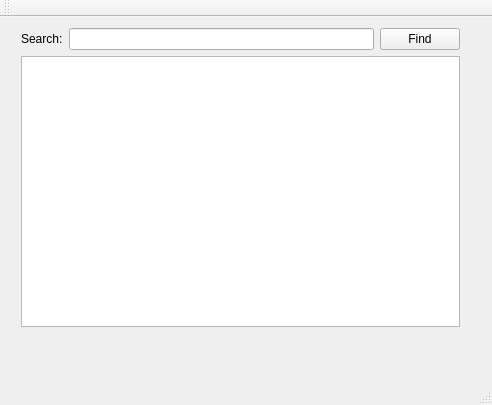
<?xml version="1.0" encoding="UTF-8"?>
<ui version="4.0">
 <class>MainWindow</class>
 <widget class="QMainWindow" name="MainWindow">
  <property name="geometry">
   <rect>
    <x>0</x>
    <y>0</y>
    <width>492</width>
    <height>405</height>
   </rect>
  </property>
  <property name="windowTitle">
   <string>MainWindow</string>
  </property>
  <widget class="QWidget" name="centralWidget">
   <widget class="QWidget" name="">
    <property name="geometry">
     <rect>
      <x>10</x>
      <y>0</y>
      <width>461</width>
      <height>321</height>
     </rect>
    </property>
    <layout class="QVBoxLayout" name="verticalLayout">
     <item>
      <layout class="QHBoxLayout" name="horizontalLayout">
       <item>
        <widget class="QLabel" name="label">
         <property name="text">
          <string>Search:</string>
         </property>
        </widget>
       </item>
       <item>
        <widget class="QLineEdit" name="lineEdit"/>
       </item>
       <item>
        <widget class="QPushButton" name="findButton">
         <property name="text">
          <string>Find</string>
         </property>
        </widget>
       </item>
      </layout>
     </item>
     <item>
      <widget class="QTextEdit" name="textEdit"/>
     </item>
    </layout>
   </widget>
  </widget>
  <widget class="QMenuBar" name="menuBar">
   <property name="geometry">
    <rect>
     <x>0</x>
     <y>0</y>
     <width>492</width>
     <height>28</height>
    </rect>
   </property>
  </widget>
  <widget class="QToolBar" name="mainToolBar">
   <attribute name="toolBarArea">
    <enum>TopToolBarArea</enum>
   </attribute>
   <attribute name="toolBarBreak">
    <bool>false</bool>
   </attribute>
  </widget>
  <widget class="QStatusBar" name="statusBar"/>
 </widget>
 <layoutdefault spacing="6" margin="11"/>
 <resources/>
 <connections/>
</ui>
